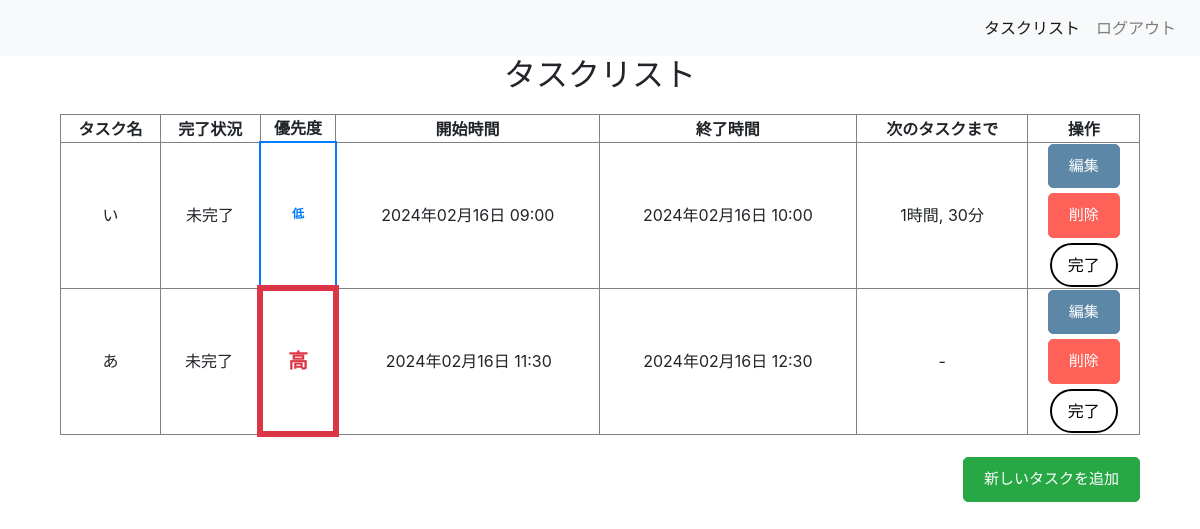
/scheduler/task_list/ (signed in), run on an earlier commit of the app's database.
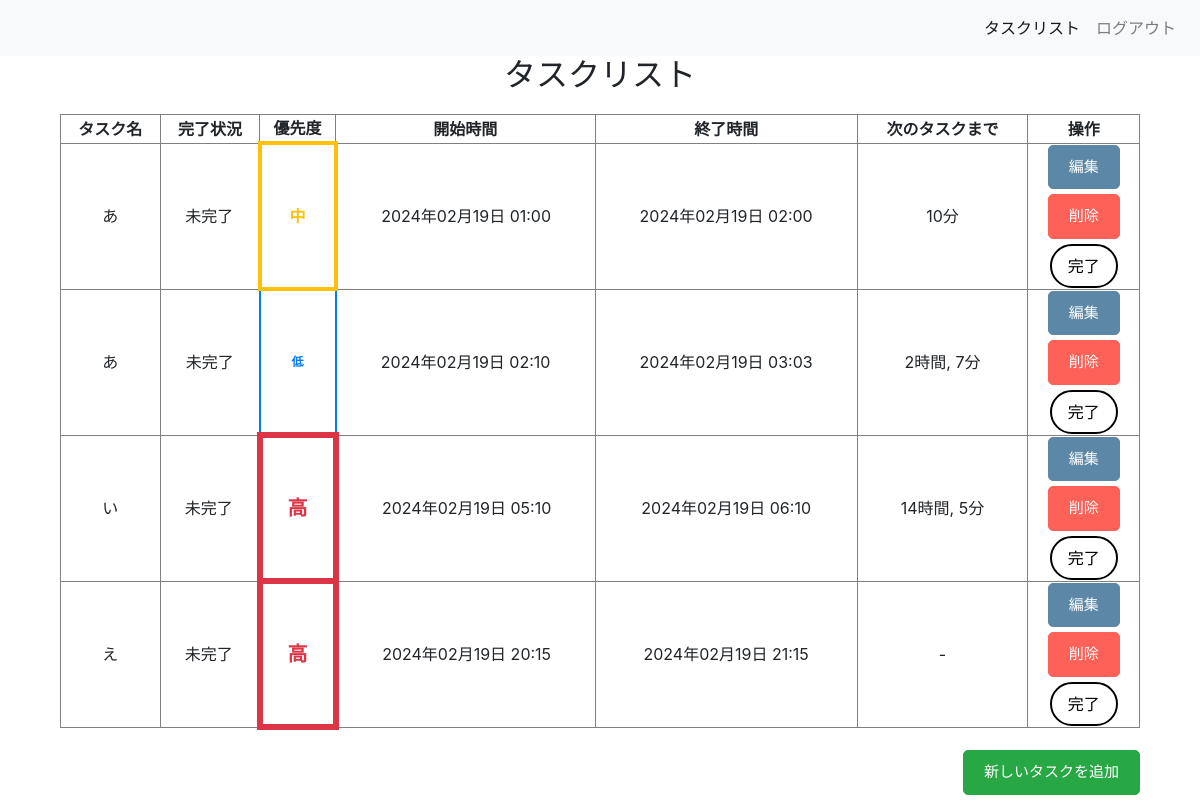
And on a later commit of the database.
### scheduler/models.py (models this page shows, shortened)
class Task(models.Model):
    PRIORITY_CHOICES = [
        ('high', '高'),
        ('medium', '中'),
        ('low', '低'),
    ]
    title = models.CharField(max_length=200)
    description = models.TextField()
    priority = models.CharField(max_length=10, choices=PRIORITY_CHOICES, default='medium')
    deadline = models.DateTimeField(default=timezone.now)
    completed = models.BooleanField(default=False)
    user = models.ForeignKey('auth.User', on_delete=models.CASCADE)
    usage_time = models.DurationField(default=timezone.timedelta(0))
    start_time = models.DateTimeField(default=timezone.now)
    @property
    def next_task(self):
        return Task.objects.filter(user=self.user, start_time__gt=self.start_time).order_by('start_time').first()

### scheduler/views.py (the view)
# urls.py: path('task_list/', TaskListView.as_view(), name='task_list'),
class TaskListView(LoginRequiredMixin, ListView):
    model = Task
    template_name = 'scheduler/task_list.html'
    context_object_name = 'tasks'
    def get_queryset(self):
        tasks = Task.objects.filter(user=self.request.user).order_by('start_time')
        for i in range(len(tasks)):
            task = tasks[i]
            task.remaining_time = TaskListView.calculate_remaining_time(task.usage_time)
            if i < len(tasks) - 1:
                next_task_start_time = tasks[i + 1].start_time
                time_until_next_task = next_task_start_time - task.start_time
                task.time_until_next_task = TaskListView.format_timedelta(time_until_next_task)
            else:
                task.time_until_next_task = None
            task.start_time_formatted = self.format_datetime(task.start_time)
            task.end_time_formatted = self.format_datetime(task.deadline)
        return tasks
    @staticmethod
    def calculate_remaining_time(task_usage_time):
        if isinstance(task_usage_time, timedelta):
            remaining_time_minutes = 24 * 60 - task_usage_time.total_seconds() // 60
            remaining_hours, remaining_minutes = divmod(remaining_time_minutes, 60)
            remaining_time_formatted = "{:02}:{:02}".format(int(remaining_hours), int(remaining_minutes))
            return remaining_time_formatted
        else:
            pass
    @staticmethod
    def format_timedelta(timedelta):
        total_minutes = int(timedelta.total_seconds() // 60)
        hours, minutes = divmod(total_minutes, 60)
        return "{:02}:{:02}".format(hours, minutes)
    @staticmethod
    def format_datetime(datetime_value):
        return datetime_value.strftime("%H:%M") if datetime_value else "-"

### scheduler/templates/scheduler/task_list.html (shortened to what this page needs)
{% extends 'scheduler/base.html' %}
{% block content %}
  <h2 style="text-align: center;">タスクリスト</h2>
  <table border="1" style="width: 90%; margin: 0 auto; text-align: center;">
    <thead>
      <tr>
        <th>タスク名</th>
        <th>完了状況</th>
        <th>優先度</th>
        <th>開始時間</th>
        <th>終了時間</th>
        <th>次のタスクまで</th>
        <th>操作</th>
      </tr>
    </thead>
    <tbody>
      {% if tasks %}
        {% for task in tasks %}
          <tr class="{% if task.completed %}completed-task{% endif %}">
            <td>{{ task.title }}</td>
            <td>{% if task.completed %}完了{% else %}未完了{% endif %}</td>
            <td class="{% if task.priority == 'low' %}low-priority{% elif task.priority == 'medium' %}medium-priority{% elif task.priority == 'high' %}high-priority{% endif %}">
              {{ task.get_priority_display }}
            </td>
            <td>{% if task.start_time %}{{ task.start_time|date:"Y年m月d日 H:i" }}{% else %}-{% endif %}</td>
            <td>{% if task.deadline %}{{ task.deadline|date:"Y年m月d日 H:i" }}{% else %}-{% endif %}</td>
            <td>
              {% if task.start_time and task.next_task.start_time %}
                {% with time_until_next_task=task.next_task.start_time|timeuntil:task.deadline %}
                  {{ time_until_next_task }}
                {% endwith %}
              {% else %}
                -
              {% endif %}
            </td>
            <td>
              <div style="display: flex; flex-direction: column; align-items: center;">
                <div style="margin-bottom: 5px;">
                  <a href="{% url 'scheduler:update_task' task.pk %}" class="edit-button">編集</a>
                </div>
                <div style="margin-bottom: 5px;">
                  <a href="{% url 'scheduler:delete_task' task.pk %}" class="delete-button">削除</a>
                </div>
                <div>
                  <form method="post" action="{% url 'scheduler:complete_task' task.pk %}" style="display:inline;">
                    <button type="submit" class="complete-button">{% if task.completed %}未完了{% else %}完了{% endif %}</button>
                  </form>
                </div>
              </div>
            </td>
          </tr>
        {% endfor %}
      {% else %}
        <tr>
          <td colspan="7">タスクがありません</td>
        </tr>
      {% endif %}
    </tbody>
  </table>
  <p class="add-task-link" style="text-align: right; margin-right: 60px;">
  <a href="{% url 'scheduler:add_task' %}" class="add-button">新しいタスクを追加</a>
</p>
{% endblock %}

### scheduler/templates/scheduler/base.html (shortened to what this page needs)
<!DOCTYPE html>
<html lang="en">
<head>
    <link rel="stylesheet" href="https://maxcdn.bootstrapcdn.com/bootstrap/4.0.0/css/bootstrap.min.css">
</head>
<body>
    {% with current_path=request.path %}
        {% if '/scheduler/' in current_path and user.is_authenticated %}
            <header>
                <nav class="navbar navbar-expand-lg navbar-light bg-light">
                    <div class="collapse navbar-collapse" id="navbarNav">
                        <ul class="navbar-nav ml-auto">
                            <li class="nav-item {% if '/scheduler/task_list/' in current_path %}active{% endif %}">
                                <a class="nav-link" href="{% url 'scheduler:task_list' %}">タスクリスト</a>
                            </li>
                            <li class="nav-item">
                                <a class="nav-link" href="{% url 'scheduler:logout' %}">ログアウト</a>
                            </li>
                        </ul>
                    </div>
                </nav>
            </header>
        {% endif %}
    {% endwith %}
    <main>
        {% block content %}{% endblock %}
    </main>
</body>
</html>

### scheduler/templates/scheduler/task_list.html (style rules this page uses)
.low-priority { font-weight: bold; color: #007bff; font-size: 12px; border: 2px solid #007bff; }
.medium-priority { font-weight: bold; color: #ffc107; font-size: 16px; border: 4px solid #ffc107; }
.high-priority { font-weight: bold; color: #dc3545; font-size: 20px; border: 6px solid #dc3545; }
.add-task-link a { display: inline-block; padding: 10px 20px; font-size: 15px; color: #fff; text-align: center; border-radius: 5px; text-decoration: none; cursor: pointer; transition: background-color 1s; background-color: #28a745; border: 1px solid #28a745; }
.complete-button { display: inline-block; padding: 8px 16px; border: 2px solid #000; background: #fff; color: #000; font-size: 16px; font-weight: normal; text-decoration: none; border-radius: 100vh; transition: .3s; }
.edit-button { display: inline-block; padding: 10px 20px; font-size: 15px; color: #fff; text-align: center; border-radius: 5px; text-decoration: none; cursor: pointer; transition: background-color 1s; background-color: #5c87a6; border: 1px solid #5c87a6; }
.delete-button { display: inline-block; padding: 10px 20px; font-size: 15px; color: #fff; text-align: center; border-radius: 5px; text-decoration: none; cursor: pointer; transition: background-color 1s; background-color: #fd6158; border: 1px solid #fd6158; }

What changed in the data, as far as the page shows it:
removed Task: title "い", completed "未完了", priority "低", start_time "2024年02月16日 09:00", deadline "2024年02月16日 10:00", next_task "1時間, 30分"
removed Task: title "あ", completed "未完了", priority "高", start_time "2024年02月16日 11:30", deadline "2024年02月16日 12:30"
added Task: title "あ", completed "未完了", priority "中", start_time "2024年02月19日 01:00", deadline "2024年02月19日 02:00", next_task "10分"
added Task: title "あ", completed "未完了", priority "低", start_time "2024年02月19日 02:10", deadline "2024年02月19日 03:03", next_task "2時間, 7分"
added Task: title "い", completed "未完了", priority "高", start_time "2024年02月19日 05:10", deadline "2024年02月19日 06:10", next_task "14時間, 5分"
added Task: title "え", completed "未完了", priority "高", start_time "2024年02月19日 20:15", deadline "2024年02月19日 21:15"
